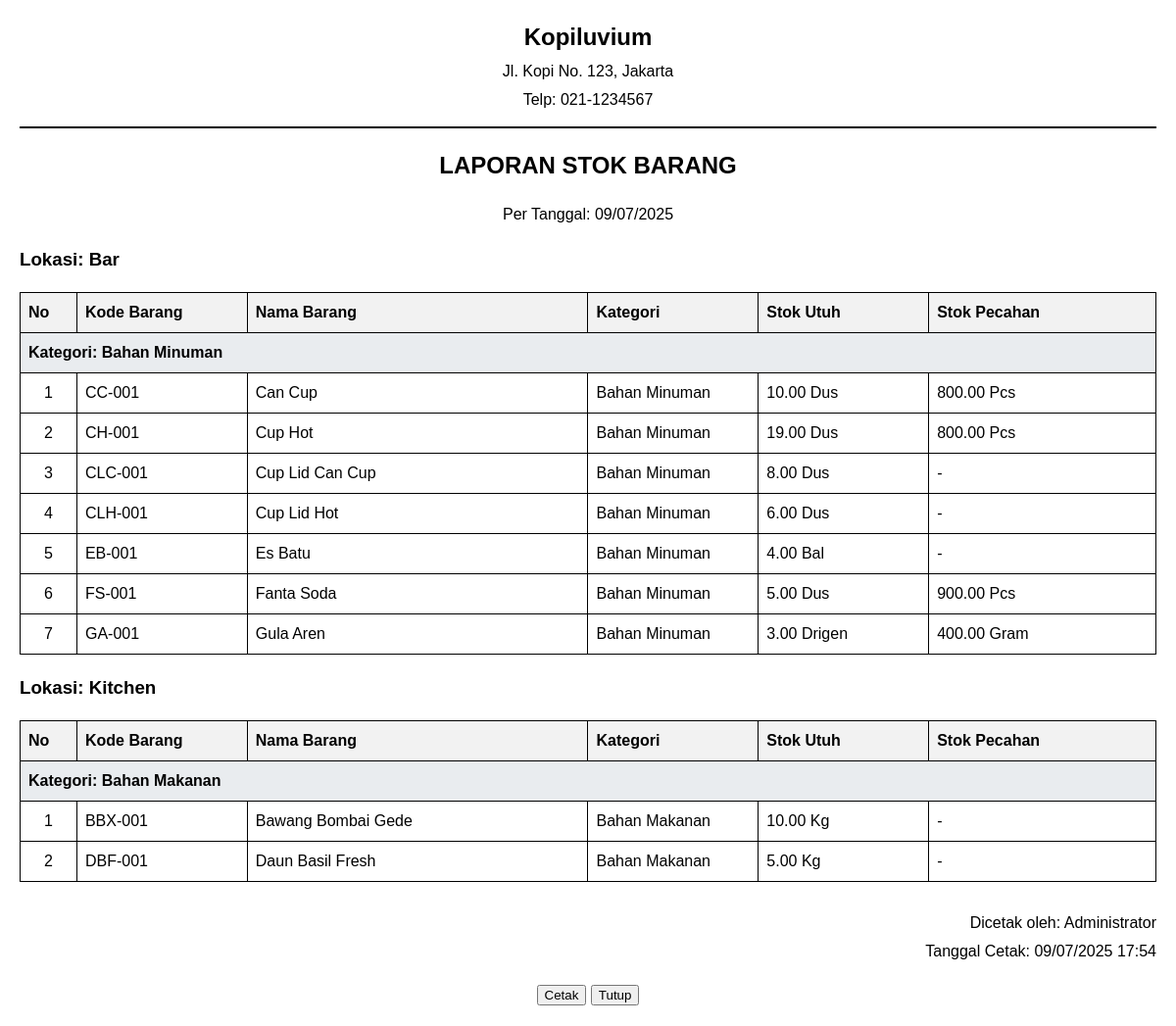
The app's page /modules/laporan/stok.php (signed in) with its own data.
### tables this page shows
CREATE TABLE `stock` (
  `id` int(11) NOT NULL,
  `barang_id` int(11) NOT NULL,
  `lokasi_id` int(11) NOT NULL,
  `jumlah_utuh` decimal(12,2) DEFAULT 0.00,
  `jumlah_pecahan` decimal(12,2) DEFAULT 0.00,
  `stok_minimal` decimal(12,2) DEFAULT 0.00,
  `tanggal_update` date NOT NULL,
  `created_at` timestamp NOT NULL DEFAULT current_timestamp(),
  `updated_at` timestamp NOT NULL DEFAULT current_timestamp() ON UPDATE current_timestamp()
);

CREATE TABLE `lokasi` (
  `id` int(11) NOT NULL,
  `nama_lokasi` varchar(50) NOT NULL,
  `deskripsi` text DEFAULT NULL,
  `created_at` timestamp NOT NULL DEFAULT current_timestamp(),
  `updated_at` timestamp NOT NULL DEFAULT current_timestamp() ON UPDATE current_timestamp()
);

CREATE TABLE `kategori_barang` (
  `id` int(11) NOT NULL,
  `nama_kategori` varchar(50) NOT NULL,
  `lokasi_id` int(11) NOT NULL,
  `deskripsi` text DEFAULT NULL,
  `created_at` timestamp NOT NULL DEFAULT current_timestamp(),
  `updated_at` timestamp NOT NULL DEFAULT current_timestamp() ON UPDATE current_timestamp()
);

CREATE TABLE `barang` (
  `id` int(11) NOT NULL,
  `kode_barang` varchar(20) DEFAULT NULL,
  `nama_barang` varchar(100) NOT NULL,
  `kategori_id` int(11) NOT NULL,
  `satuan_utuh_id` int(11) NOT NULL,
  `satuan_pecahan_id` int(11) DEFAULT NULL,
  `is_aktif` tinyint(1) DEFAULT 1,
  `created_at` timestamp NOT NULL DEFAULT current_timestamp(),
  `updated_at` timestamp NOT NULL DEFAULT current_timestamp() ON UPDATE current_timestamp()
);

CREATE TABLE `satuan` (
  `id` int(11) NOT NULL,
  `nama_satuan` varchar(20) NOT NULL,
  `deskripsi` varchar(100) DEFAULT NULL,
  `created_at` timestamp NOT NULL DEFAULT current_timestamp(),
  `updated_at` timestamp NOT NULL DEFAULT current_timestamp() ON UPDATE current_timestamp()
);

### includes/functions.php (called while the page is built, shortened)
<?php
function formatDate($date)
{
    if ($date) {
        $timestamp = strtotime($date);
        return date('d/m/Y', $timestamp);
    }
    return '';
}
function formatDatetime($datetime)
{
    if ($datetime) {
        $timestamp = strtotime($datetime);
        return date('d/m/Y H:i', $timestamp);
    }
    return '';
}

### modules/laporan/stok.php (the view, shortened to what this page needs)
<?php
require_once '../../includes/functions.php';
$db = new Database();
$conn = $db->getConnection();
$query = "SELECT b.kode_barang, b.nama_barang, kb.nama_kategori, l.nama_lokasi,
          s.jumlah_utuh, s.jumlah_pecahan, su.nama_satuan as satuan_utuh, sp.nama_satuan as satuan_pecahan
          FROM stock s
          JOIN barang b ON s.barang_id = b.id
          JOIN kategori_barang kb ON b.kategori_id = kb.id
          JOIN lokasi l ON s.lokasi_id = l.id
          JOIN satuan su ON b.satuan_utuh_id = su.id
          LEFT JOIN satuan sp ON b.satuan_pecahan_id = sp.id
          WHERE 1=1";
$query .= " AND (s.jumlah_utuh > 0 OR s.jumlah_pecahan > 0)";
$query .= " ORDER BY l.nama_lokasi, kb.nama_kategori, b.nama_barang";
$stmt = $conn->prepare($query);
$stmt->execute();
$stok_list = $stmt->fetchAll(PDO::FETCH_ASSOC);
$nama_perusahaan = "Kopiluvium";
$alamat_perusahaan = "Jl. Kopi No. 123, Jakarta";
$telepon_perusahaan = "021-1234567";
?>
<!DOCTYPE html>
<html lang="id">
<head>
</head>
<body>
    <div class="header">
        <h1><?php echo $nama_perusahaan; ?></h1>
        <p><?php echo $alamat_perusahaan; ?></p>
        <p>Telp: <?php echo $telepon_perusahaan; ?></p>
    </div>
    <h2 style="text-align: center;">LAPORAN STOK BARANG</h2>
    <p style="text-align: center;">Per Tanggal: <?php echo formatDate(date('Y-m-d')); ?></p>
    <?php if (empty($stok_list)): ?>
    <p class="text-center">Tidak ada data stok yang tersedia.</p>
    <?php else: ?>
        <?php
        $current_lokasi = '';
        $current_kategori = '';
        foreach ($stok_list as $index => $stok):
            if ($stok['nama_lokasi'] != $current_lokasi):
                if ($current_lokasi != ''):
                    echo '</tbody></table>';
                endif;
                $current_lokasi = $stok['nama_lokasi'];
                $current_kategori = '';
        ?>
        <h3>Lokasi: <?php echo $current_lokasi; ?></h3>
        <table>
            <thead>
                <tr>
                    <th width="5%">No</th>
                    <th width="15%">Kode Barang</th>
                    <th width="30%">Nama Barang</th>
                    <th width="15%">Kategori</th>
                    <th width="15%">Stok Utuh</th>
                    <th width="20%">Stok Pecahan</th>
                </tr>
            </thead>
            <tbody>
        <?php
            endif;
            if ($stok['nama_kategori'] != $current_kategori):
                $current_kategori = $stok['nama_kategori'];
                $no = 1;
        ?>
                <tr style="background-color: #e9ecef;">
                    <td colspan="6"><strong>Kategori: <?php echo $current_kategori; ?></strong></td>
                </tr>
        <?php
            endif;
        ?>
            <tr>
                <td class="text-center"><?php echo $no++; ?></td>
                <td><?php echo $stok['kode_barang']; ?></td>
                <td><?php echo $stok['nama_barang']; ?></td>
                <td><?php echo $stok['nama_kategori']; ?></td>
                <td><?php echo $stok['jumlah_utuh'] . ' ' . $stok['satuan_utuh']; ?></td>
                <td><?php echo $stok['jumlah_pecahan'] > 0 && $stok['satuan_pecahan'] ? $stok['jumlah_pecahan'] . ' ' . $stok['satuan_pecahan'] : '-'; ?></td>
            </tr>
        <?php
            if ($index == count($stok_list) - 1):
        ?>
            </tbody>
        </table>
        <?php endif; ?>
        <?php endforeach; ?>
    <?php endif; ?>
    <div class="footer">
        <p>Dicetak oleh: <?php echo $_SESSION['nama_lengkap']; ?></p>
        <p>Tanggal Cetak: <?php echo formatDateTime(date('Y-m-d H:i:s')); ?></p>
    </div>
    <div class="no-print" style="margin-top: 20px; text-align: center;">
        <button onclick="window.print()">Cetak</button>
        <button onclick="window.close()">Tutup</button>
    </div>
</body>
</html>

### modules/laporan/stok.php (style rules this page uses)
body { font-family: Arial, sans-serif; font-size: 12pt; line-height: 1.5; margin: 0; padding: 20px; }
.header { text-align: center; margin-bottom: 20px; border-bottom: 2px solid #000; padding-bottom: 10px; }
.header h1 { margin: 0; font-size: 18pt; }
.header p { margin: 5px 0; }
table { width: 100%; border-collapse: collapse; margin-bottom: 20px; }
table, th, td { border: 1px solid #000; }
th, td { padding: 8px; text-align: left; }
th { background-color: #f2f2f2; }
.text-center { text-align: center; }
.footer { margin-top: 30px; text-align: right; }
.footer p { margin: 5px 0; }

### records on screen
stock: lokasi.nama_lokasi "Bar", kategori_barang.nama_kategori "Bahan Minuman", barang.kode_barang "CC-001", barang.nama_barang "Can Cup", jumlah_utuh "10.00", satuan.nama_satuan "Dus", jumlah_pecahan "800.00", satuan.nama_satuan "Pcs"
stock: barang.kode_barang "CH-001", barang.nama_barang "Cup Hot", kategori_barang.nama_kategori "Bahan Minuman", jumlah_utuh "19.00", satuan.nama_satuan "Dus", jumlah_pecahan "800.00", satuan.nama_satuan "Pcs"
stock: barang.kode_barang "CLC-001", barang.nama_barang "Cup Lid Can Cup", kategori_barang.nama_kategori "Bahan Minuman", jumlah_utuh "8.00", satuan.nama_satuan "Dus"
stock: barang.kode_barang "CLH-001", barang.nama_barang "Cup Lid Hot", kategori_barang.nama_kategori "Bahan Minuman", jumlah_utuh "6.00", satuan.nama_satuan "Dus"
stock: barang.kode_barang "EB-001", barang.nama_barang "Es Batu", kategori_barang.nama_kategori "Bahan Minuman", jumlah_utuh "4.00", satuan.nama_satuan "Bal"
stock: barang.kode_barang "FS-001", barang.nama_barang "Fanta Soda", kategori_barang.nama_kategori "Bahan Minuman", jumlah_utuh "5.00", satuan.nama_satuan "Dus", jumlah_pecahan "900.00", satuan.nama_satuan "Pcs"
stock: barang.kode_barang "GA-001", barang.nama_barang "Gula Aren", kategori_barang.nama_kategori "Bahan Minuman", jumlah_utuh "3.00", satuan.nama_satuan "Drigen", jumlah_pecahan "400.00", satuan.nama_satuan "Gram"
stock: lokasi.nama_lokasi "Kitchen", kategori_barang.nama_kategori "Bahan Makanan", barang.kode_barang "BBX-001", barang.nama_barang "Bawang Bombai Gede", jumlah_utuh "10.00", satuan.nama_satuan "Kg"
stock: barang.kode_barang "DBF-001", barang.nama_barang "Daun Basil Fresh", kategori_barang.nama_kategori "Bahan Makanan", jumlah_utuh "5.00", satuan.nama_satuan "Kg"

### other values on screen
$nama_perusahaan "Kopiluvium"
$alamat_perusahaan "Jl. Kopi No. 123, Jakarta"
$telepon_perusahaan "021-1234567"
$_SESSION['nama_lengkap'] "Administrator"
